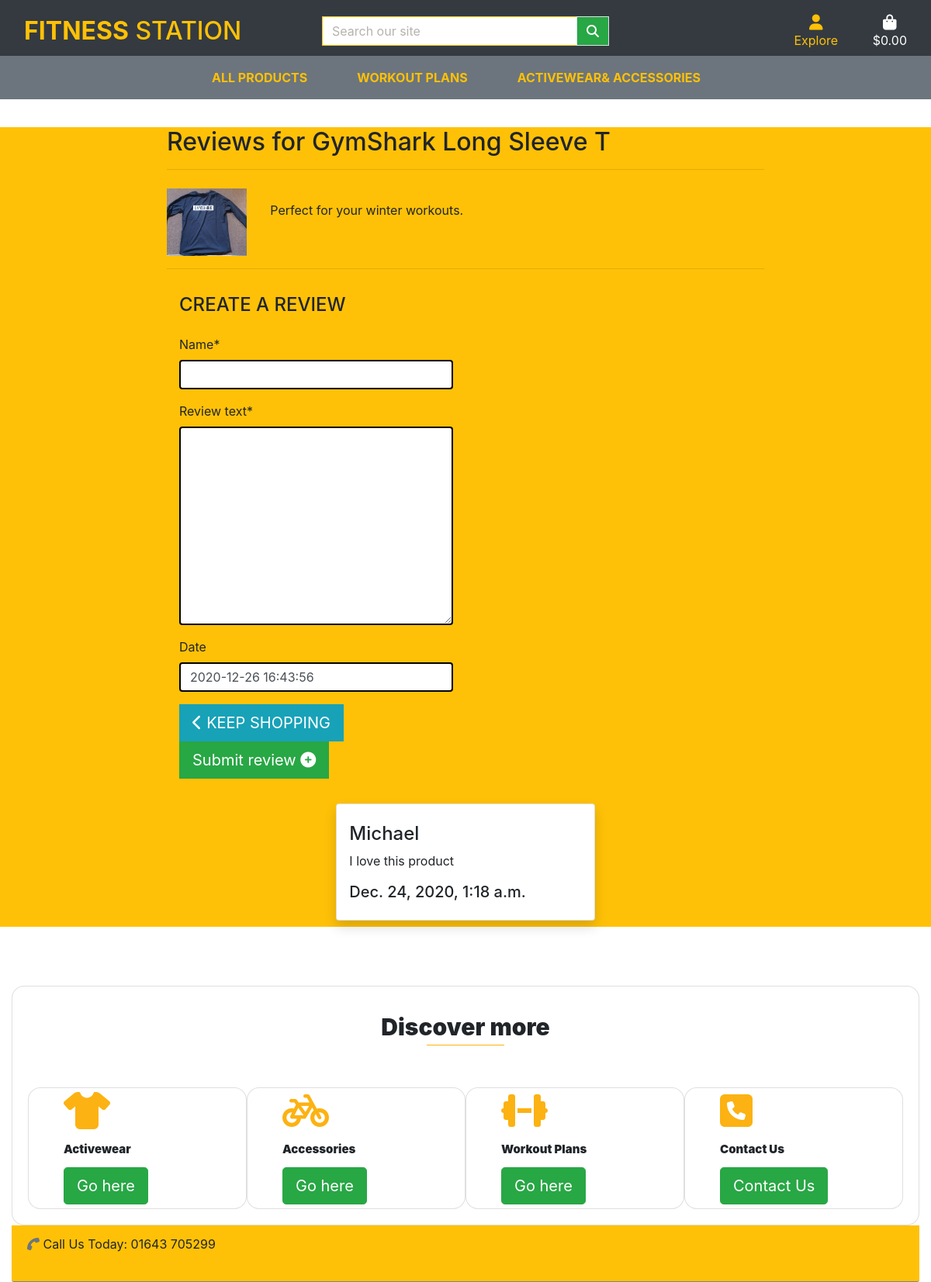
The page /review/4/ on the database its author committed.
### products/models.py (models this page shows, shortened)
class Product(models.Model):
    category = models.ForeignKey(
        "Category", null=True, blank=True, on_delete=models.SET_NULL
    )
    sku = models.CharField(max_length=254, null=True, blank=True)
    name = models.CharField(max_length=254)
    description = models.TextField()
    has_sizes = models.BooleanField(default=False, null=True, blank=True)
    price = models.DecimalField(default=0.00, max_digits=9, decimal_places=2)
    rating = models.DecimalField(max_digits=6, decimal_places=2,
                                 null=True, blank=True)
    image_url = models.URLField(max_length=1024, null=True, blank=True)
    image = models.ImageField(null=True, blank=True)

### review/models.py (models this page shows, shortened)
class Review(models.Model,):
    product = models.ForeignKey(
        Product, on_delete=models.SET_NULL, null=True, blank=True)
    review_text = models.TextField(max_length=200, blank=False, default='')
    name = models.CharField(max_length=50, blank=False, default='')
    date = models.DateTimeField(default=timezone.now, blank=True)

### review/views.py (the view)
# urls.py: path('<product_id>/', views.view_review, name='view_review'),
def view_review(request, product_id):
    product = get_object_or_404(Product, pk=product_id)
    review_list = Review.objects.all().filter(product=product)
    template = 'review/review.html'
    context = {
        'review_form': ReviewForm(),
        'review_list': review_list,
        'product': product
    }
    return render(request, template, context)

### review/forms.py
class ReviewForm(forms.ModelForm):
    class Meta:
        model = Review
        fields = ('name', 'review_text', 'date')

### bag/contexts.py (called while the page is built, shortened)
def bag_contents(request):
    bag_items = []
    total = 0
    product_count = 0
    bag = request.session.get('bag', {})
    if total < settings.FREE_DELIVERY_THRESHOLD:
        delivery = total * Decimal(settings.STANDARD_DELIVERY_PERCENTAGE / 100)
        free_delivery_delta = settings.FREE_DELIVERY_THRESHOLD - total
    else:
        delivery = 0
        free_delivery_delta = 0
    grand_total = delivery + total
    context = {
        'bag_items': bag_items,
        'total': total,
        'product_count': product_count,
        'delivery': delivery,
        'free_delivery_delta': free_delivery_delta,
        'free_delivery_threshold': settings.FREE_DELIVERY_THRESHOLD,
        'grand_total': grand_total,
    }
    return context

### review/templates/review/review.html (shortened to what this page needs)
{% extends 'base.html' %}
{% load static %}
{% block page_header %}
<div class="container header-container">
</div>
{% endblock %}
{% block content %}
<div class="form-group">
    <section class="container-fluid section-container bg-warning">
        <div class="row">
            <div class="col-sm-10 offset-sm-1 col-lg-8 offset-lg-2">
                <h2> Reviews for {{ product.name }}</h2>
                <hr>
                <div class="row mt-4">
                    <div class="col-4 col-sm-3 col-xl-2">
                        <img class="w-100" src="{{ MEDIA_URL }}{{ product.image }}" alt="{{ product.name }}">
                    </div>
                    <div class="col-6 mt-3">
                        <p>{{ product.description }}</p>
                    </div>
                </div>
                <hr>
                <div class="col-12 col-md-6 form-bg p-3">
                    <h4 class="mb-4 text-uppercase">Create a Review</h4>
                    <form action="{% url 'review_form' product.id %}" method="POST" class="form-group">
                        {{ review_form|crispy }}
                        <a href="{% url 'products' %}" class="btn btn-info rounded-0 btn-lg">
                            <span class="icon">
                                <i class="fas fa-chevron-left"></i>
                            </span>
                            <span class="text-uppercase">Keep Shopping</span>
                        </a>
                        <button id="submit-button" class="btn btn-lg btn-success rounded-0 btn-lg">
                            <span>Submit review</span>
                            <span class="icon">
                                <i class="fas fa-plus-circle"></i>
                            </span>
                        </button>
                    </form>
                </div>
            </div>
            <div class="col-sm-10 offset-sm-1 col-lg-8 offset-lg-2">
                {% if review_list %}
                <div class="row justify-content-around">
                    {% for review in review_list %}
                    <div class="card shadow p-3 bg-white rounded col-12 col-lg-5 mb-2 mx-lg-2">
                        <h4 class="mt-2 ">{{ review.name }}</h4>
                        <p>{{ review.review_text }}</p>
                        <h5 class="mb-2">{{ review.date }}</h5>
                    </div>
                    {% endfor %}
                </div>
                {% else %}
                <h4 class="mt-3">There are no reviews for this product yet</h4>
                {% endif %}
            </div>
        </div>
    </section>
</div>
{% endblock %}

### static/css/base.css (style rules this page uses)
html { height: 100%; scroll-behavior: smooth; }
.card { border-radius: 1em; transition: .3s transform cubic-bezier(.155, 1.105, .295, 1.12), .3s box-shadow, .3s -webkit-transform cubic-bezier(.155, 1.105, .295, 1.12); cursor: pointer; }
.form-control { border: 0.125em solid rgb(0, 0, 0); border-radius: .25rem; transition: border-color .15s ease-in-out, box-shadow .15s ease-in-out; }
@media (min-width: 1200px) { .container { max-width: 80%; } }
@media (min-width: 992px) { .header-container { padding-top: 10.25em; } }
@media screen and (prefers-reduced-motion: no-preference) { html, body { scroll-behavior: smooth; } }

### rows shown on the page
Product: name "GymShark Long Sleeve T", image (picture), description "Perfect for your winter workouts."
Review: name "Michael", review_text "I love this product", date "Dec. 24, 2020, 1:18 a.m."
